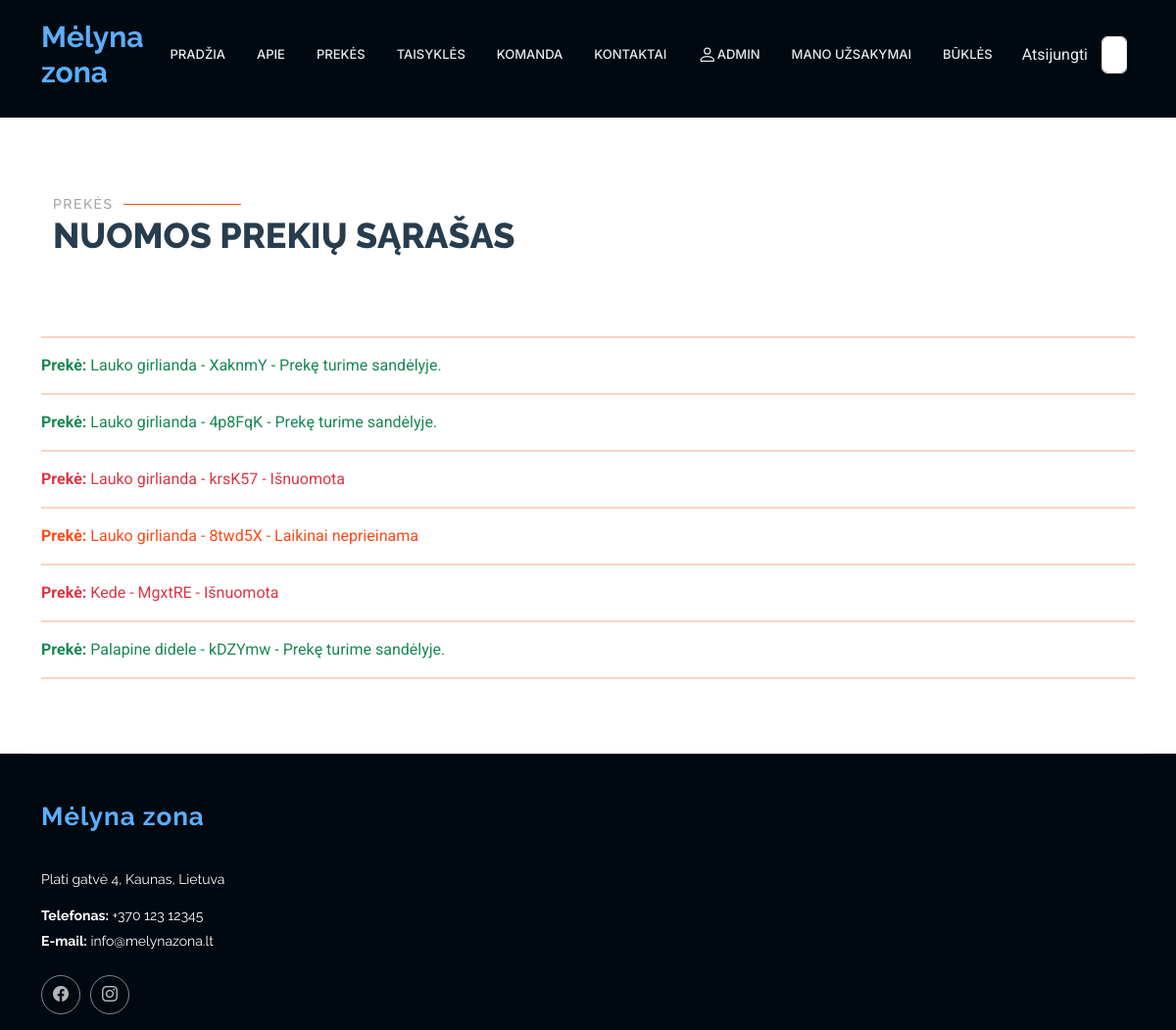
/rent/statuses/ (signed in), run on an earlier commit of the app's database.
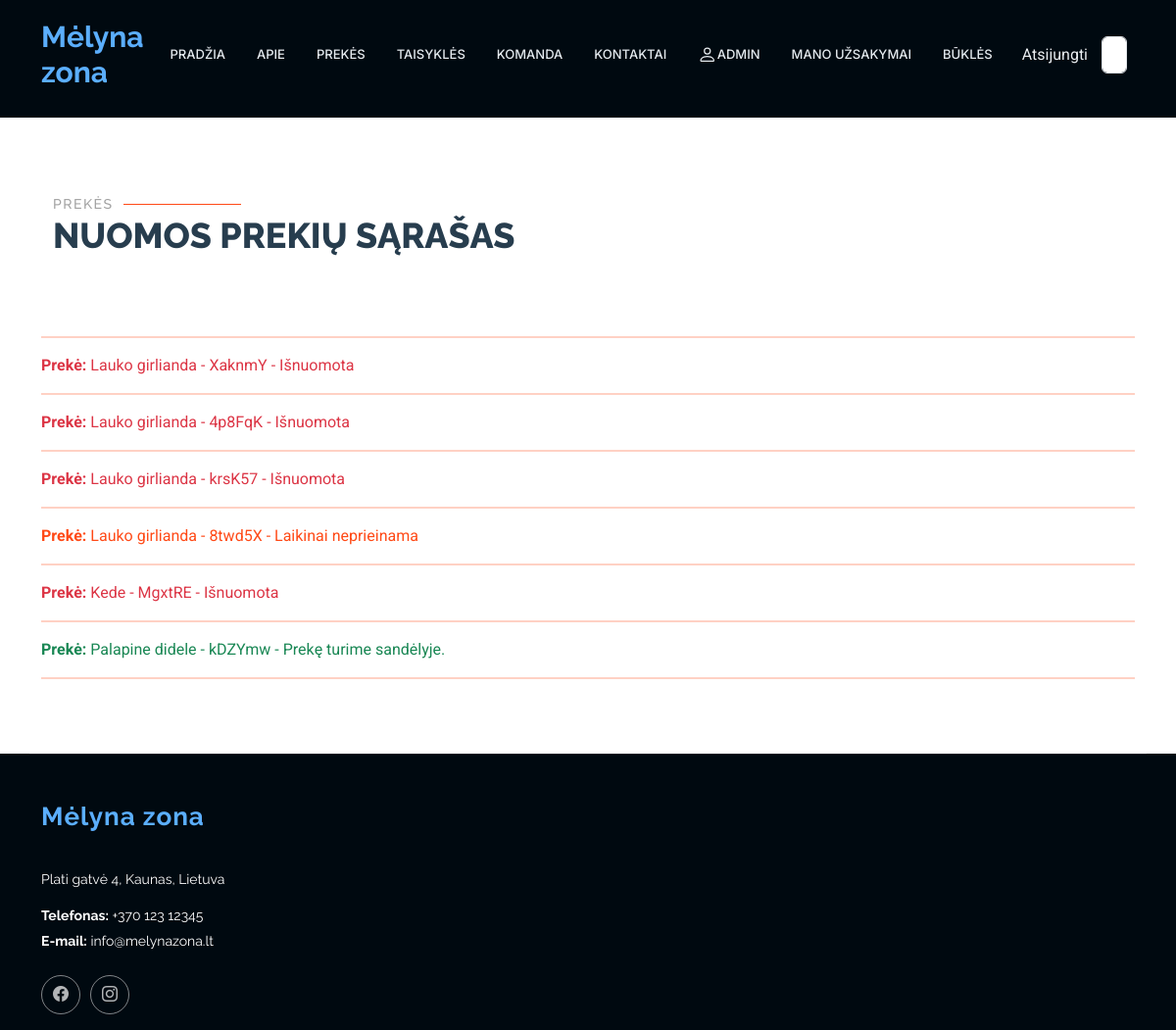
And on a later commit of the database.
### rent/models.py (models this page shows, shortened)
class Status(models.Model):
    uuid = ShortUUIDField(help_text='Unikalus ID vienodams produktams')
    product = models.ForeignKey(to="Product", null=True, blank=True, on_delete=models.CASCADE, verbose_name="Produktas", related_name="product_status")
    is_available = models.BooleanField(default=True)
    customer = models.ForeignKey(to=User, null=True, blank=True, on_delete=models.SET_NULL, verbose_name="Klientas")
    reservations = models.ForeignKey(to="Reservation", on_delete=models.SET_NULL, null=True, blank=True, related_name="status_reservations")
    LOAN_STATUS = (
        ('n', 'Laikinai neprieinama'),
        ('i', 'Išnuomota'),
        ('g', 'Prekę turime sandėlyje.'),
        ('r', 'Rezervuota'),
    )
    condition = models.CharField(max_length=1, choices=LOAN_STATUS, blank=True, default="a", help_text='Būklė')
    class Meta:
        ordering = ['due_date']
        verbose_name = "Produkto būsena"
        verbose_name_plural = "Produktų būsenos"
        ordering = ['product']
    def __str__(self):
        return f"{str(self.uuid)[:6]} - {self.get_condition_display()}"

class Product(models.Model):
    name = models.CharField(verbose_name="Pavadinimas", max_length=100)
    description = HTMLField(verbose_name="Aprašymas", max_length=1000, help_text='Trumpas produkto aprašymas', null=True, blank=True, default="")
    inv_no = models.CharField(verbose_name="Invenorizacijos numeris", max_length=100, null=True, blank=True, unique=True,
                              help_text="Veskite invenorizacijos numerį")
    quantity = models.IntegerField(verbose_name="Kiekis", null=True, blank=True, help_text="Kiekis")
    group = models. ForeignKey(to="Group", on_delete=models.SET_NULL, null=True, blank=True, verbose_name="Produktų grupės", help_text="Parinkite kokia grupei priklauso produktas")
    cover = models.ImageField(verbose_name="Paveikslėlis", upload_to='covers', null=True, blank=True)
    class Meta:
        verbose_name = "Prouktas"
        verbose_name_plural = "Produktai"
        ordering = ['inv_no']

### rent/views.py (the view)
# urls.py: path('statuses/', views.StatusListView.as_view(), name='statuses'),
class StatusListView(LoginRequiredMixin, UserPassesTestMixin, generic.ListView):
     model = Status
     template_name = "statuses.html"
     context_object_name = "statuses"
     def test_func(self):
         return self.request.user.profile.is_employee

### rent/templates/statuses.html (shortened to what this page needs)
{% extends "base2.html" %}
{% load i18n %}
{% load static %}
{% block "content" %}
<section id="my_products" class="services section">
    <div class="container" data-aos="fade-up" data-aos-delay="100">
        <div class="container section-title" data-aos="fade-up">
            <h2>Prekės</h2>
            <p>Nuomos prekių sąrašas<br></p>
        </div>
        <hr style="border: none; height: 2px; background-color: #ff4a17;"/>
        {% for status in statuses %}
    <a href="{% url 'single_status' status.pk %}"><p class="{% if status.condition == 'i' %}text-danger{% elif status.condition == 'g' %}text-success{% endif %}">
            <strong>Prekė:</strong> {{ status.product.name }} - {{ status }}</p></a>
        <hr style="border: none; height: 2px; background-color: #ff4a17;"/>
        {% endfor %}
    </div>
</section>
{% endblock %}

What changed in the data, as far as the page shows it:
changed Status: condition "g" → "i" (drawn); uuid+condition "XaknmY - Prekę turime sandėlyje." → "XaknmY - Išnuomota"
changed Status: condition "g" → "i" (drawn); uuid+condition "4p8FqK - Prekę turime sandėlyje." → "4p8FqK - Išnuomota"
